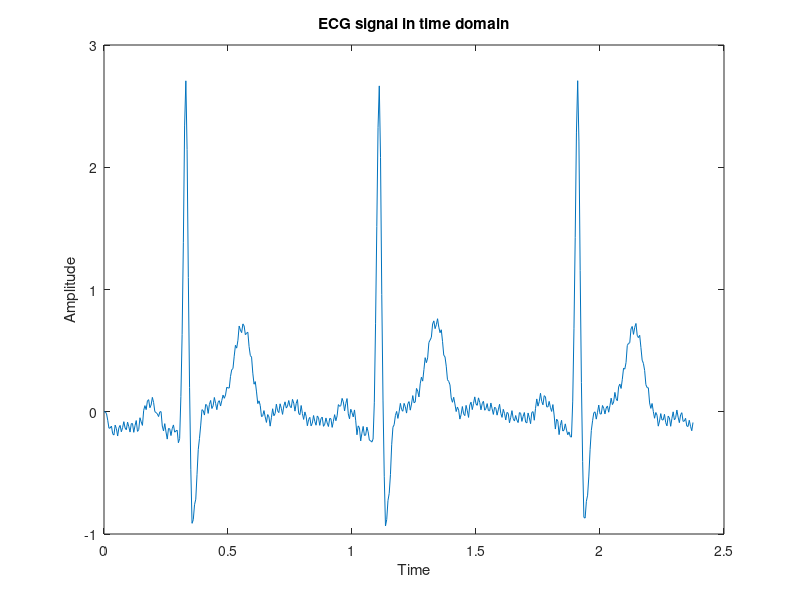
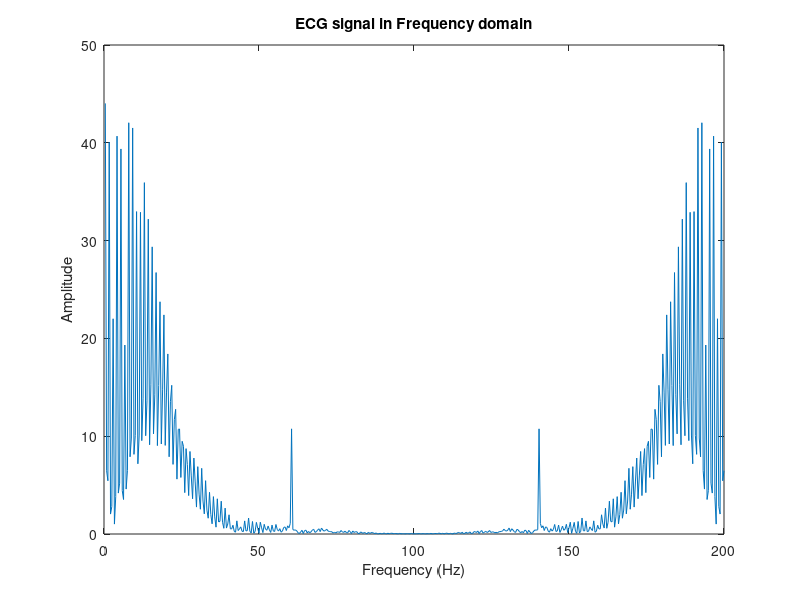

Write the MATLAB code that produced these figures, in order.
clear all;
close all;
clc;

% =============== Task 1 =========== %
 
% N = 1024; % no. of data points 
% f = 50;
% fs = 1000;
% t = [0:N-1]/fs;
% x = sin(2*pi*t*f) + rand(size(t));
% % [x,t] = sig_noise(250, -14, N); % this file is not available; add 250 db noise to a data of length N, the SNR = -14

% figure(1);
% plot(t,x);
% title("Noisy signal in time domain");
% xlabel("Time");
% ylabel("Amplitude");

% Xf = fft(x); % transform to freq domain
% mag = abs(Xf);
% f = (1:N)*fs/N;
% figure(2);
% plot(f,mag);
% title("Noisy signal in Frequency domain");
% xlabel("Frequency (Hz)");
% ylabel("Amplitude");

% =============== Task 2 =========== %

load("ecg.dat");
fs = 200;
N = length(ecg);
ts = 1/fs; % sampling interval
t = 0:ts:(N/fs)-ts;

figure(1);
plot(t, ecg);
title("ECG signal in time domain");
xlabel("Time");
ylabel("Amplitude");

Xf = fft(ecg);
mag = abs(Xf);
freq = (1:N)*fs/N;
figure(2);
plot(freq, mag);
title("ECG signal in Frequency domain");
xlabel("Frequency (Hz)");
ylabel("Amplitude");
